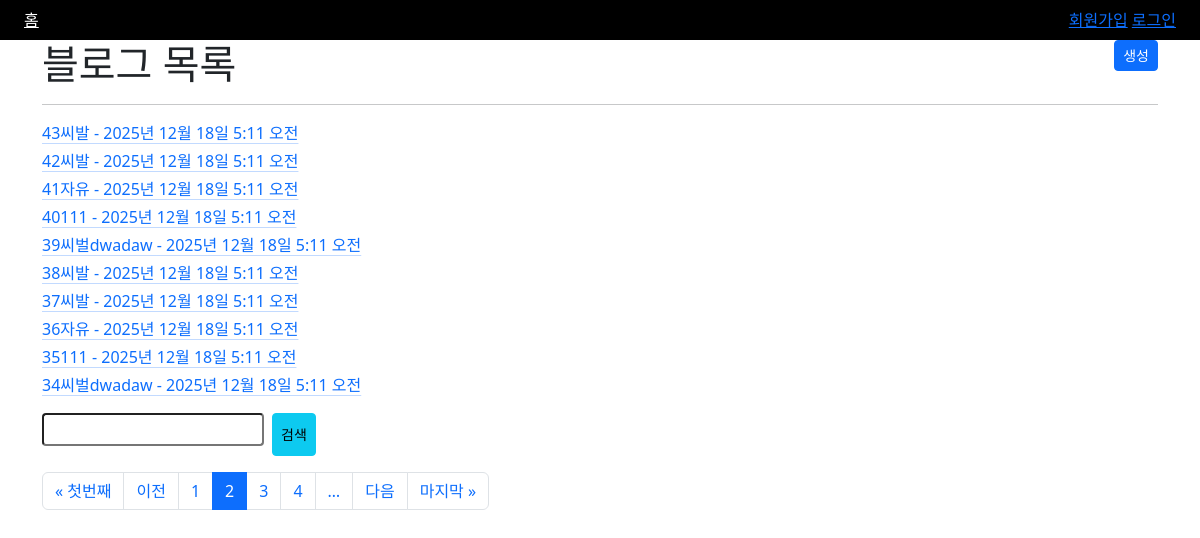
Screenshot of /?page=2 with the database file from the repository.
### blog/models.py (models this page shows, shortened)
class Blog(TimestampModel):
    CATEGORY_CHOICES = (
        ('free', '자유'),
        ('travel', '여행'),
        ('cat', '고양이'),
        ('dog', '강아지'),
    )
    category = models.CharField('카테고리', max_length=10, choices=CATEGORY_CHOICES)
    title = models.CharField('제목', max_length=100)
    content = models.TextField('본문')
    author = models.ForeignKey(User, on_delete=models.CASCADE)
    class Meta:
        verbose_name = '블로그'
        verbose_name_plural = '블로그 목록'

### blog/cb_views.py (the view)
# urls.py: path('', cb_views.BlogListView.as_view(), name='list'),
class BlogListView(ListView):
    queryset = Blog.objects.all()
    template_name = 'blog_list.html'
    paginate_by = 10
    ordering = ('-id', )
    def get_queryset(self):
        queryset = super().get_queryset()
        q = self.request.GET.get('q')
        if q:
            queryset = queryset.filter(
                Q(title__icontains=q)  |
                Q(content__icontains=q)
            )
        return queryset

### templates/blog_list.html
{% extends 'base.html' %}
{% block content %}
    <div class="nt-2">
        <h1 class="d-inline"> 블로그 목록 {{ count }}</h1>
        <a href='{% url 'blog:create' %}' class="float-end btn btn-sm btn-primary">생성</a>
    </div>
    <hr>
    {% for blog in object_list %}
        <div class="my-1">
          <a href="{% url 'blog:detail' blog.pk %}" class="link-primary link-offset-2 link-underline-opacity-25 link-underline-opacity-100-hover">
              {{ blog.pk }}{{ blog.title }} - {{ blog.created_at }}
          </a>
        </div>
    {% endfor %}
    <form method="get" class="my-3 d-flex">
        <input class="form-control-sm" name="q" type="text" style="margin-bottom: 10px;" value="{% if request.GET.q %}{{ request.GET.q }}{% endif %}">
        <button class="btn btn-sm btn-info ms-2">검색</button>
    </form>
    {% include 'pagination.html' %}
{% endblock %}

### rows the page displays
Blog: pk "43", title "씨발", created_at "2025년 12월 18일 5:11 오전"
Blog: pk "42", title "씨발", created_at "2025년 12월 18일 5:11 오전"
Blog: pk "41", title "자유", created_at "2025년 12월 18일 5:11 오전"
Blog: pk "40", title "111", created_at "2025년 12월 18일 5:11 오전"
Blog: pk "39", title "씨벌dwadaw", created_at "2025년 12월 18일 5:11 오전"
Blog: pk "38", title "씨발", created_at "2025년 12월 18일 5:11 오전"
Blog: pk "37", title "씨발", created_at "2025년 12월 18일 5:11 오전"
Blog: pk "36", title "자유", created_at "2025년 12월 18일 5:11 오전"
Blog: pk "35", title "111", created_at "2025년 12월 18일 5:11 오전"
Blog: pk "34", title "씨벌dwadaw", created_at "2025년 12월 18일 5:11 오전"

### other values shown
{{ i }} "1" "3" "4"
{{ i }} "2"
